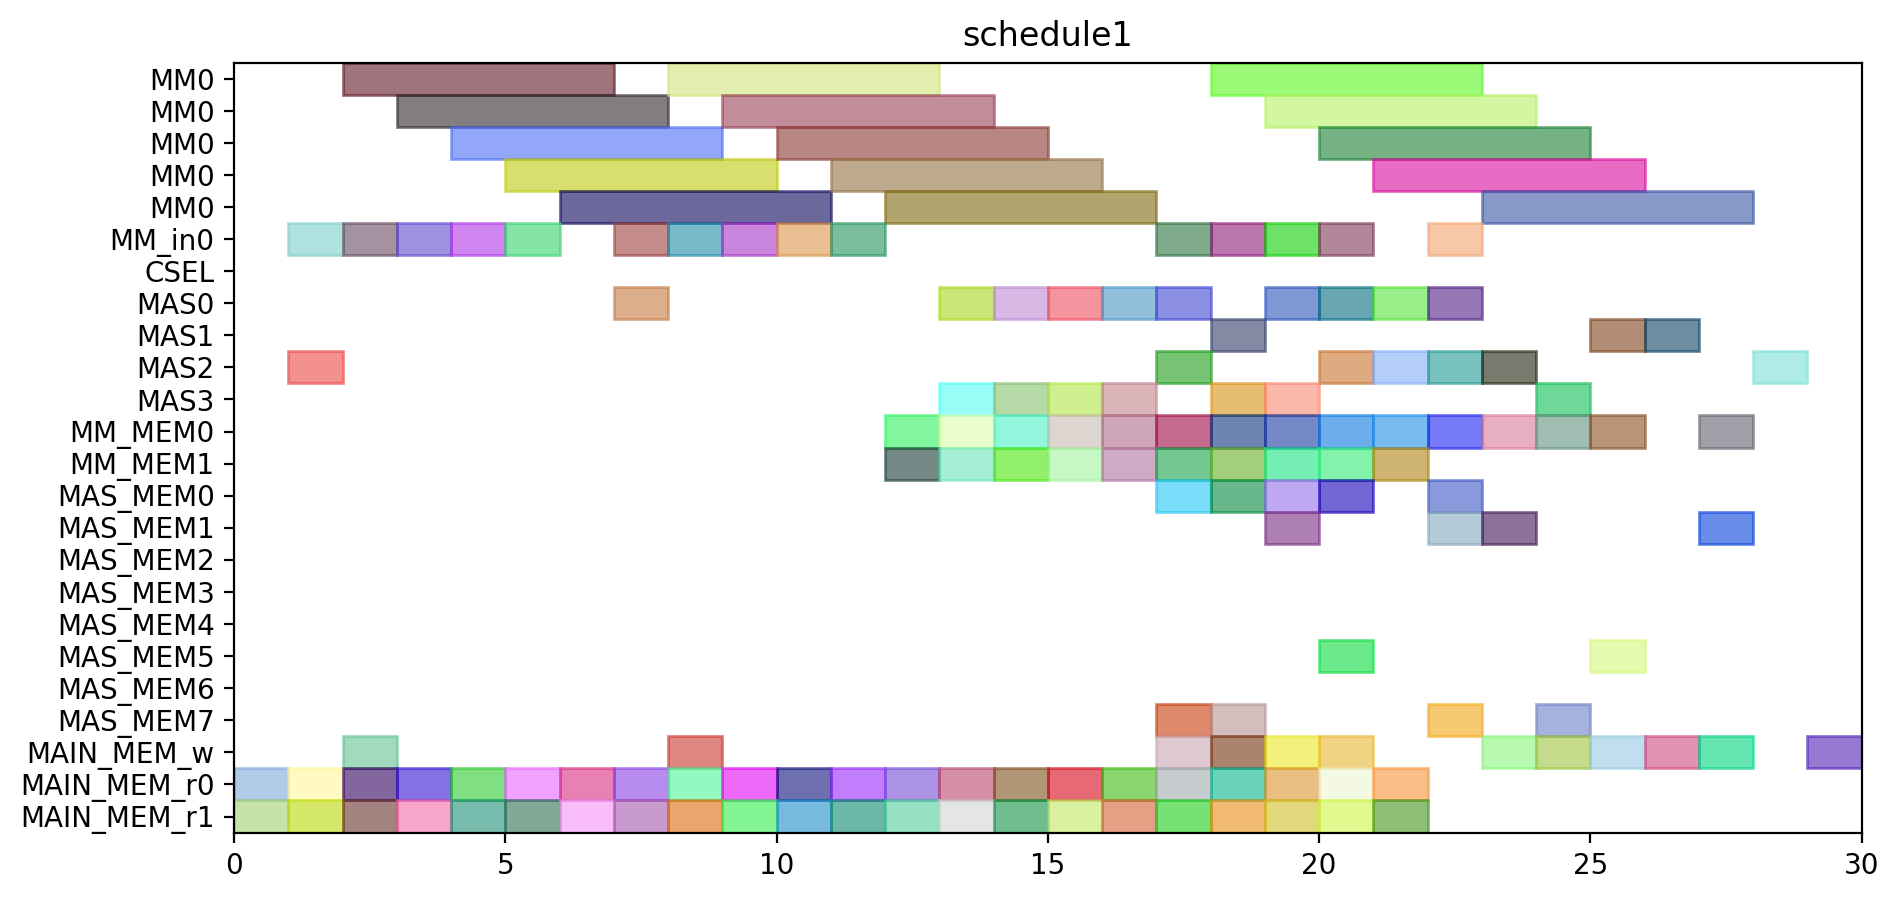

Source code (Python):
from pyschedule import Scenario, solvers, plotters, alt


def solve():
	horizon = 143
	S = Scenario("schedule1", horizon=horizon)

	# resource
	MM = S.Resources('MM', num=1, size=5)
	MM_in = S.Resources('MM_in', num=1)
	CSEL = S.Resource('CSEL')
	MAS = S.Resources('MAS', num=4, size=1, periods=range(1, horizon))
	MM_MEM = S.Resources('MM_MEM', num=2)
	MAS_MEM = S.Resources('MAS_MEM', num=8)
	MAIN_MEM_w = S.Resource('MAIN_MEM_w', size=1)
	MAIN_MEM_r = S.Resources('MAIN_MEM_r', num=2)

	# result of previous scheduling
	c001_mem0 = S.Task('c001_mem0', length=1, delay_cost=1)
	S += c001_mem0 >= 0
	c001_mem0 += MAIN_MEM_r[0]

	c001_mem1 = S.Task('c001_mem1', length=1, delay_cost=1)
	S += c001_mem1 >= 0
	c001_mem1 += MAIN_MEM_r[1]

	c001 = S.Task('c001', length=1, delay_cost=1)
	S += c001 >= 1
	c001 += MAS[2]

	c11_t0_in = S.Task('c11_t0_in', length=1, delay_cost=1)
	S += c11_t0_in >= 1
	c11_t0_in += MM_in[0]

	c11_t0_mem0 = S.Task('c11_t0_mem0', length=1, delay_cost=1)
	S += c11_t0_mem0 >= 1
	c11_t0_mem0 += MAIN_MEM_r[0]

	c11_t0_mem1 = S.Task('c11_t0_mem1', length=1, delay_cost=1)
	S += c11_t0_mem1 >= 1
	c11_t0_mem1 += MAIN_MEM_r[1]

	c001_w = S.Task('c001_w', length=1, delay_cost=1)
	S += c001_w >= 2
	c001_w += MAIN_MEM_w

	c10_t1_in = S.Task('c10_t1_in', length=1, delay_cost=1)
	S += c10_t1_in >= 2
	c10_t1_in += MM_in[0]

	c10_t1_mem0 = S.Task('c10_t1_mem0', length=1, delay_cost=1)
	S += c10_t1_mem0 >= 2
	c10_t1_mem0 += MAIN_MEM_r[0]

	c10_t1_mem1 = S.Task('c10_t1_mem1', length=1, delay_cost=1)
	S += c10_t1_mem1 >= 2
	c10_t1_mem1 += MAIN_MEM_r[1]

	c11_t0 = S.Task('c11_t0', length=5, delay_cost=1)
	S += c11_t0 >= 2
	c11_t0 += MM[0]

	c10_t1 = S.Task('c10_t1', length=5, delay_cost=1)
	S += c10_t1 >= 3
	c10_t1 += MM[0]

	c20_t0_in = S.Task('c20_t0_in', length=1, delay_cost=1)
	S += c20_t0_in >= 3
	c20_t0_in += MM_in[0]

	c20_t0_mem0 = S.Task('c20_t0_mem0', length=1, delay_cost=1)
	S += c20_t0_mem0 >= 3
	c20_t0_mem0 += MAIN_MEM_r[0]

	c20_t0_mem1 = S.Task('c20_t0_mem1', length=1, delay_cost=1)
	S += c20_t0_mem1 >= 3
	c20_t0_mem1 += MAIN_MEM_r[1]

	c20_t0 = S.Task('c20_t0', length=5, delay_cost=1)
	S += c20_t0 >= 4
	c20_t0 += MM[0]

	c21_t1_in = S.Task('c21_t1_in', length=1, delay_cost=1)
	S += c21_t1_in >= 4
	c21_t1_in += MM_in[0]

	c21_t1_mem0 = S.Task('c21_t1_mem0', length=1, delay_cost=1)
	S += c21_t1_mem0 >= 4
	c21_t1_mem0 += MAIN_MEM_r[0]

	c21_t1_mem1 = S.Task('c21_t1_mem1', length=1, delay_cost=1)
	S += c21_t1_mem1 >= 4
	c21_t1_mem1 += MAIN_MEM_r[1]

	c01_t1_in = S.Task('c01_t1_in', length=1, delay_cost=1)
	S += c01_t1_in >= 5
	c01_t1_in += MM_in[0]

	c01_t1_mem0 = S.Task('c01_t1_mem0', length=1, delay_cost=1)
	S += c01_t1_mem0 >= 5
	c01_t1_mem0 += MAIN_MEM_r[0]

	c01_t1_mem1 = S.Task('c01_t1_mem1', length=1, delay_cost=1)
	S += c01_t1_mem1 >= 5
	c01_t1_mem1 += MAIN_MEM_r[1]

	c21_t1 = S.Task('c21_t1', length=5, delay_cost=1)
	S += c21_t1 >= 5
	c21_t1 += MM[0]

	c000_mem0 = S.Task('c000_mem0', length=1, delay_cost=1)
	S += c000_mem0 >= 6
	c000_mem0 += MAIN_MEM_r[0]

	c000_mem1 = S.Task('c000_mem1', length=1, delay_cost=1)
	S += c000_mem1 >= 6
	c000_mem1 += MAIN_MEM_r[1]

	c01_t1 = S.Task('c01_t1', length=5, delay_cost=1)
	S += c01_t1 >= 6
	c01_t1 += MM[0]

	c000 = S.Task('c000', length=1, delay_cost=1)
	S += c000 >= 7
	c000 += MAS[0]

	c21_t0_in = S.Task('c21_t0_in', length=1, delay_cost=1)
	S += c21_t0_in >= 7
	c21_t0_in += MM_in[0]

	c21_t0_mem0 = S.Task('c21_t0_mem0', length=1, delay_cost=1)
	S += c21_t0_mem0 >= 7
	c21_t0_mem0 += MAIN_MEM_r[0]

	c21_t0_mem1 = S.Task('c21_t0_mem1', length=1, delay_cost=1)
	S += c21_t0_mem1 >= 7
	c21_t0_mem1 += MAIN_MEM_r[1]

	c000_w = S.Task('c000_w', length=1, delay_cost=1)
	S += c000_w >= 8
	c000_w += MAIN_MEM_w

	c20_t1_in = S.Task('c20_t1_in', length=1, delay_cost=1)
	S += c20_t1_in >= 8
	c20_t1_in += MM_in[0]

	c20_t1_mem0 = S.Task('c20_t1_mem0', length=1, delay_cost=1)
	S += c20_t1_mem0 >= 8
	c20_t1_mem0 += MAIN_MEM_r[0]

	c20_t1_mem1 = S.Task('c20_t1_mem1', length=1, delay_cost=1)
	S += c20_t1_mem1 >= 8
	c20_t1_mem1 += MAIN_MEM_r[1]

	c21_t0 = S.Task('c21_t0', length=5, delay_cost=1)
	S += c21_t0 >= 8
	c21_t0 += MM[0]

	c11_t1_in = S.Task('c11_t1_in', length=1, delay_cost=1)
	S += c11_t1_in >= 9
	c11_t1_in += MM_in[0]

	c11_t1_mem0 = S.Task('c11_t1_mem0', length=1, delay_cost=1)
	S += c11_t1_mem0 >= 9
	c11_t1_mem0 += MAIN_MEM_r[0]

	c11_t1_mem1 = S.Task('c11_t1_mem1', length=1, delay_cost=1)
	S += c11_t1_mem1 >= 9
	c11_t1_mem1 += MAIN_MEM_r[1]

	c20_t1 = S.Task('c20_t1', length=5, delay_cost=1)
	S += c20_t1 >= 9
	c20_t1 += MM[0]

	c10_t0_in = S.Task('c10_t0_in', length=1, delay_cost=1)
	S += c10_t0_in >= 10
	c10_t0_in += MM_in[0]

	c10_t0_mem0 = S.Task('c10_t0_mem0', length=1, delay_cost=1)
	S += c10_t0_mem0 >= 10
	c10_t0_mem0 += MAIN_MEM_r[0]

	c10_t0_mem1 = S.Task('c10_t0_mem1', length=1, delay_cost=1)
	S += c10_t0_mem1 >= 10
	c10_t0_mem1 += MAIN_MEM_r[1]

	c11_t1 = S.Task('c11_t1', length=5, delay_cost=1)
	S += c11_t1 >= 10
	c11_t1 += MM[0]

	c01_t0_in = S.Task('c01_t0_in', length=1, delay_cost=1)
	S += c01_t0_in >= 11
	c01_t0_in += MM_in[0]

	c01_t0_mem0 = S.Task('c01_t0_mem0', length=1, delay_cost=1)
	S += c01_t0_mem0 >= 11
	c01_t0_mem0 += MAIN_MEM_r[0]

	c01_t0_mem1 = S.Task('c01_t0_mem1', length=1, delay_cost=1)
	S += c01_t0_mem1 >= 11
	c01_t0_mem1 += MAIN_MEM_r[1]

	c10_t0 = S.Task('c10_t0', length=5, delay_cost=1)
	S += c10_t0 >= 11
	c10_t0 += MM[0]

	c01_t0 = S.Task('c01_t0', length=5, delay_cost=1)
	S += c01_t0 >= 12
	c01_t0 += MM[0]

	c20_t3_mem0 = S.Task('c20_t3_mem0', length=1, delay_cost=1)
	S += c20_t3_mem0 >= 12
	c20_t3_mem0 += MAIN_MEM_r[0]

	c20_t3_mem1 = S.Task('c20_t3_mem1', length=1, delay_cost=1)
	S += c20_t3_mem1 >= 12
	c20_t3_mem1 += MAIN_MEM_r[1]

	c01_t2_mem0 = S.Task('c01_t2_mem0', length=1, delay_cost=1)
	S += c01_t2_mem0 >= 13
	c01_t2_mem0 += MAIN_MEM_r[0]

	c01_t2_mem1 = S.Task('c01_t2_mem1', length=1, delay_cost=1)
	S += c01_t2_mem1 >= 13
	c01_t2_mem1 += MAIN_MEM_r[1]

	c20_t3 = S.Task('c20_t3', length=1, delay_cost=1)
	S += c20_t3 >= 13
	c20_t3 += MAS[3]

	c01_t2 = S.Task('c01_t2', length=1, delay_cost=1)
	S += c01_t2 >= 14
	c01_t2 += MAS[0]

	c10_t2_mem0 = S.Task('c10_t2_mem0', length=1, delay_cost=1)
	S += c10_t2_mem0 >= 14
	c10_t2_mem0 += MAIN_MEM_r[0]

	c10_t2_mem1 = S.Task('c10_t2_mem1', length=1, delay_cost=1)
	S += c10_t2_mem1 >= 14
	c10_t2_mem1 += MAIN_MEM_r[1]

	c10_t2 = S.Task('c10_t2', length=1, delay_cost=1)
	S += c10_t2 >= 15
	c10_t2 += MAS[0]

	c11_t3_mem0 = S.Task('c11_t3_mem0', length=1, delay_cost=1)
	S += c11_t3_mem0 >= 15
	c11_t3_mem0 += MAIN_MEM_r[0]

	c11_t3_mem1 = S.Task('c11_t3_mem1', length=1, delay_cost=1)
	S += c11_t3_mem1 >= 15
	c11_t3_mem1 += MAIN_MEM_r[1]

	c11_t3 = S.Task('c11_t3', length=1, delay_cost=1)
	S += c11_t3 >= 16
	c11_t3 += MAS[0]

	c20_t2_mem0 = S.Task('c20_t2_mem0', length=1, delay_cost=1)
	S += c20_t2_mem0 >= 16
	c20_t2_mem0 += MAIN_MEM_r[0]

	c20_t2_mem1 = S.Task('c20_t2_mem1', length=1, delay_cost=1)
	S += c20_t2_mem1 >= 16
	c20_t2_mem1 += MAIN_MEM_r[1]

	c01_t3_mem0 = S.Task('c01_t3_mem0', length=1, delay_cost=1)
	S += c01_t3_mem0 >= 17
	c01_t3_mem0 += MAIN_MEM_r[0]

	c01_t3_mem1 = S.Task('c01_t3_mem1', length=1, delay_cost=1)
	S += c01_t3_mem1 >= 17
	c01_t3_mem1 += MAIN_MEM_r[1]

	c20_t2 = S.Task('c20_t2', length=1, delay_cost=1)
	S += c20_t2 >= 17
	c20_t2 += MAS[0]

	c01_t3 = S.Task('c01_t3', length=1, delay_cost=1)
	S += c01_t3 >= 18
	c01_t3 += MAS[3]

	c11_t2_mem0 = S.Task('c11_t2_mem0', length=1, delay_cost=1)
	S += c11_t2_mem0 >= 18
	c11_t2_mem0 += MAIN_MEM_r[0]

	c11_t2_mem1 = S.Task('c11_t2_mem1', length=1, delay_cost=1)
	S += c11_t2_mem1 >= 18
	c11_t2_mem1 += MAIN_MEM_r[1]

	c10_t3_mem0 = S.Task('c10_t3_mem0', length=1, delay_cost=1)
	S += c10_t3_mem0 >= 19
	c10_t3_mem0 += MAIN_MEM_r[0]

	c10_t3_mem1 = S.Task('c10_t3_mem1', length=1, delay_cost=1)
	S += c10_t3_mem1 >= 19
	c10_t3_mem1 += MAIN_MEM_r[1]

	c11_t2 = S.Task('c11_t2', length=1, delay_cost=1)
	S += c11_t2 >= 19
	c11_t2 += MAS[0]

	c10_t3 = S.Task('c10_t3', length=1, delay_cost=1)
	S += c10_t3 >= 20
	c10_t3 += MAS[2]

	c21_t3_mem0 = S.Task('c21_t3_mem0', length=1, delay_cost=1)
	S += c21_t3_mem0 >= 20
	c21_t3_mem0 += MAIN_MEM_r[0]

	c21_t3_mem1 = S.Task('c21_t3_mem1', length=1, delay_cost=1)
	S += c21_t3_mem1 >= 20
	c21_t3_mem1 += MAIN_MEM_r[1]

	c21_t2_mem0 = S.Task('c21_t2_mem0', length=1, delay_cost=1)
	S += c21_t2_mem0 >= 21
	c21_t2_mem0 += MAIN_MEM_r[0]

	c21_t2_mem1 = S.Task('c21_t2_mem1', length=1, delay_cost=1)
	S += c21_t2_mem1 >= 21
	c21_t2_mem1 += MAIN_MEM_r[1]

	c21_t3 = S.Task('c21_t3', length=1, delay_cost=1)
	S += c21_t3 >= 21
	c21_t3 += MAS[0]

	c21_t2 = S.Task('c21_t2', length=1, delay_cost=1)
	S += c21_t2 >= 22
	c21_t2 += MAS[0]


	# new tasks
	c10_t4 = S.Task('c10_t4', length=5, delay_cost=1)
	c10_t4 += alt(MM)
	c10_t4_in = S.Task('c10_t4_in', length=1, delay_cost=1)
	c10_t4_in += alt(MM_in)
	S += c10_t4_in*MM_in[0]<=c10_t4*MM[0]
	c10_t4_mem0 = S.Task('c10_t4_mem0', length=1, delay_cost=1)
	c10_t4_mem0 += MAS_MEM[0]
	S += 15 < c10_t4_mem0
	S += c10_t4_mem0 <= c10_t4

	c10_t4_mem1 = S.Task('c10_t4_mem1', length=1, delay_cost=1)
	c10_t4_mem1 += MAS_MEM[5]
	S += 20 < c10_t4_mem1
	S += c10_t4_mem1 <= c10_t4

	c100 = S.Task('c100', length=1, delay_cost=1)
	c100 += alt(MAS)
	S += 15<c100

	c100_w = S.Task('c100_w', length=1, delay_cost=1)
	c100_w += alt(MAIN_MEM_w)
	S += c100 <= c100_w

	c100_mem0 = S.Task('c100_mem0', length=1, delay_cost=1)
	c100_mem0 += MM_MEM[0]
	S += 15 < c100_mem0
	S += c100_mem0 <= c100

	c100_mem1 = S.Task('c100_mem1', length=1, delay_cost=1)
	c100_mem1 += MM_MEM[1]
	S += 7 < c100_mem1
	S += c100_mem1 <= c100

	c10_t5 = S.Task('c10_t5', length=1, delay_cost=1)
	c10_t5 += alt(MAS)
	c10_t5_mem0 = S.Task('c10_t5_mem0', length=1, delay_cost=1)
	c10_t5_mem0 += MM_MEM[0]
	S += 15 < c10_t5_mem0
	S += c10_t5_mem0 <= c10_t5

	c10_t5_mem1 = S.Task('c10_t5_mem1', length=1, delay_cost=1)
	c10_t5_mem1 += MM_MEM[1]
	S += 7 < c10_t5_mem1
	S += c10_t5_mem1 <= c10_t5

	c20_t4 = S.Task('c20_t4', length=5, delay_cost=1)
	c20_t4 += alt(MM)
	c20_t4_in = S.Task('c20_t4_in', length=1, delay_cost=1)
	c20_t4_in += alt(MM_in)
	S += c20_t4_in*MM_in[0]<=c20_t4*MM[0]
	c20_t4_mem0 = S.Task('c20_t4_mem0', length=1, delay_cost=1)
	c20_t4_mem0 += MAS_MEM[0]
	S += 17 < c20_t4_mem0
	S += c20_t4_mem0 <= c20_t4

	c20_t4_mem1 = S.Task('c20_t4_mem1', length=1, delay_cost=1)
	c20_t4_mem1 += MAS_MEM[7]
	S += 13 < c20_t4_mem1
	S += c20_t4_mem1 <= c20_t4

	c200 = S.Task('c200', length=1, delay_cost=1)
	c200 += alt(MAS)
	S += 17<c200

	c200_w = S.Task('c200_w', length=1, delay_cost=1)
	c200_w += alt(MAIN_MEM_w)
	S += c200 <= c200_w

	c200_mem0 = S.Task('c200_mem0', length=1, delay_cost=1)
	c200_mem0 += MM_MEM[0]
	S += 8 < c200_mem0
	S += c200_mem0 <= c200

	c200_mem1 = S.Task('c200_mem1', length=1, delay_cost=1)
	c200_mem1 += MM_MEM[1]
	S += 13 < c200_mem1
	S += c200_mem1 <= c200

	c20_t5 = S.Task('c20_t5', length=1, delay_cost=1)
	c20_t5 += alt(MAS)
	c20_t5_mem0 = S.Task('c20_t5_mem0', length=1, delay_cost=1)
	c20_t5_mem0 += MM_MEM[0]
	S += 8 < c20_t5_mem0
	S += c20_t5_mem0 <= c20_t5

	c20_t5_mem1 = S.Task('c20_t5_mem1', length=1, delay_cost=1)
	c20_t5_mem1 += MM_MEM[1]
	S += 13 < c20_t5_mem1
	S += c20_t5_mem1 <= c20_t5

	c01_t4 = S.Task('c01_t4', length=5, delay_cost=1)
	c01_t4 += alt(MM)
	c01_t4_in = S.Task('c01_t4_in', length=1, delay_cost=1)
	c01_t4_in += alt(MM_in)
	S += c01_t4_in*MM_in[0]<=c01_t4*MM[0]
	c01_t4_mem0 = S.Task('c01_t4_mem0', length=1, delay_cost=1)
	c01_t4_mem0 += MAS_MEM[0]
	S += 14 < c01_t4_mem0
	S += c01_t4_mem0 <= c01_t4

	c01_t4_mem1 = S.Task('c01_t4_mem1', length=1, delay_cost=1)
	c01_t4_mem1 += MAS_MEM[7]
	S += 18 < c01_t4_mem1
	S += c01_t4_mem1 <= c01_t4

	c010 = S.Task('c010', length=1, delay_cost=1)
	c010 += alt(MAS)
	S += 14<c010

	c010_w = S.Task('c010_w', length=1, delay_cost=1)
	c010_w += alt(MAIN_MEM_w)
	S += c010 <= c010_w

	c010_mem0 = S.Task('c010_mem0', length=1, delay_cost=1)
	c010_mem0 += MM_MEM[0]
	S += 16 < c010_mem0
	S += c010_mem0 <= c010

	c010_mem1 = S.Task('c010_mem1', length=1, delay_cost=1)
	c010_mem1 += MM_MEM[1]
	S += 10 < c010_mem1
	S += c010_mem1 <= c010

	c01_t5 = S.Task('c01_t5', length=1, delay_cost=1)
	c01_t5 += alt(MAS)
	c01_t5_mem0 = S.Task('c01_t5_mem0', length=1, delay_cost=1)
	c01_t5_mem0 += MM_MEM[0]
	S += 16 < c01_t5_mem0
	S += c01_t5_mem0 <= c01_t5

	c01_t5_mem1 = S.Task('c01_t5_mem1', length=1, delay_cost=1)
	c01_t5_mem1 += MM_MEM[1]
	S += 10 < c01_t5_mem1
	S += c01_t5_mem1 <= c01_t5

	c11_t4 = S.Task('c11_t4', length=5, delay_cost=1)
	c11_t4 += alt(MM)
	c11_t4_in = S.Task('c11_t4_in', length=1, delay_cost=1)
	c11_t4_in += alt(MM_in)
	S += c11_t4_in*MM_in[0]<=c11_t4*MM[0]
	c11_t4_mem0 = S.Task('c11_t4_mem0', length=1, delay_cost=1)
	c11_t4_mem0 += MAS_MEM[0]
	S += 19 < c11_t4_mem0
	S += c11_t4_mem0 <= c11_t4

	c11_t4_mem1 = S.Task('c11_t4_mem1', length=1, delay_cost=1)
	c11_t4_mem1 += MAS_MEM[1]
	S += 16 < c11_t4_mem1
	S += c11_t4_mem1 <= c11_t4

	c110 = S.Task('c110', length=1, delay_cost=1)
	c110 += alt(MAS)
	S += 19<c110

	c110_w = S.Task('c110_w', length=1, delay_cost=1)
	c110_w += alt(MAIN_MEM_w)
	S += c110 <= c110_w

	c110_mem0 = S.Task('c110_mem0', length=1, delay_cost=1)
	c110_mem0 += MM_MEM[0]
	S += 6 < c110_mem0
	S += c110_mem0 <= c110

	c110_mem1 = S.Task('c110_mem1', length=1, delay_cost=1)
	c110_mem1 += MM_MEM[1]
	S += 14 < c110_mem1
	S += c110_mem1 <= c110

	c11_t5 = S.Task('c11_t5', length=1, delay_cost=1)
	c11_t5 += alt(MAS)
	c11_t5_mem0 = S.Task('c11_t5_mem0', length=1, delay_cost=1)
	c11_t5_mem0 += MM_MEM[0]
	S += 6 < c11_t5_mem0
	S += c11_t5_mem0 <= c11_t5

	c11_t5_mem1 = S.Task('c11_t5_mem1', length=1, delay_cost=1)
	c11_t5_mem1 += MM_MEM[1]
	S += 14 < c11_t5_mem1
	S += c11_t5_mem1 <= c11_t5

	c21_t4 = S.Task('c21_t4', length=5, delay_cost=1)
	c21_t4 += alt(MM)
	c21_t4_in = S.Task('c21_t4_in', length=1, delay_cost=1)
	c21_t4_in += alt(MM_in)
	S += c21_t4_in*MM_in[0]<=c21_t4*MM[0]
	c21_t4_mem0 = S.Task('c21_t4_mem0', length=1, delay_cost=1)
	c21_t4_mem0 += MAS_MEM[0]
	S += 22 < c21_t4_mem0
	S += c21_t4_mem0 <= c21_t4

	c21_t4_mem1 = S.Task('c21_t4_mem1', length=1, delay_cost=1)
	c21_t4_mem1 += MAS_MEM[1]
	S += 21 < c21_t4_mem1
	S += c21_t4_mem1 <= c21_t4

	c210 = S.Task('c210', length=1, delay_cost=1)
	c210 += alt(MAS)
	S += 22<c210

	c210_w = S.Task('c210_w', length=1, delay_cost=1)
	c210_w += alt(MAIN_MEM_w)
	S += c210 <= c210_w

	c210_mem0 = S.Task('c210_mem0', length=1, delay_cost=1)
	c210_mem0 += MM_MEM[0]
	S += 12 < c210_mem0
	S += c210_mem0 <= c210

	c210_mem1 = S.Task('c210_mem1', length=1, delay_cost=1)
	c210_mem1 += MM_MEM[1]
	S += 9 < c210_mem1
	S += c210_mem1 <= c210

	c21_t5 = S.Task('c21_t5', length=1, delay_cost=1)
	c21_t5 += alt(MAS)
	c21_t5_mem0 = S.Task('c21_t5_mem0', length=1, delay_cost=1)
	c21_t5_mem0 += MM_MEM[0]
	S += 12 < c21_t5_mem0
	S += c21_t5_mem0 <= c21_t5

	c21_t5_mem1 = S.Task('c21_t5_mem1', length=1, delay_cost=1)
	c21_t5_mem1 += MM_MEM[1]
	S += 9 < c21_t5_mem1
	S += c21_t5_mem1 <= c21_t5

	c101 = S.Task('c101', length=1, delay_cost=1)
	c101 += alt(MAS)
	S += 15<c101

	c101_w = S.Task('c101_w', length=1, delay_cost=1)
	c101_w += alt(MAIN_MEM_w)
	S += c101 <= c101_w

	c101_mem0 = S.Task('c101_mem0', length=1, delay_cost=1)
	c101_mem0 += alt(MM_MEM)
	S += (c10_t4*MM[0])-1 < c101_mem0*MM_MEM[0]
	S += c101_mem0 <= c101

	c101_mem1 = S.Task('c101_mem1', length=1, delay_cost=1)
	c101_mem1 += alt(MAS_MEM)
	S += (c10_t5*MAS[0])-1 < c101_mem1*MAS_MEM[1]
	S += (c10_t5*MAS[1])-1 < c101_mem1*MAS_MEM[3]
	S += (c10_t5*MAS[2])-1 < c101_mem1*MAS_MEM[5]
	S += (c10_t5*MAS[3])-1 < c101_mem1*MAS_MEM[7]
	S += c101_mem1 <= c101

	c201 = S.Task('c201', length=1, delay_cost=1)
	c201 += alt(MAS)
	S += 17<c201

	c201_w = S.Task('c201_w', length=1, delay_cost=1)
	c201_w += alt(MAIN_MEM_w)
	S += c201 <= c201_w

	c201_mem0 = S.Task('c201_mem0', length=1, delay_cost=1)
	c201_mem0 += alt(MM_MEM)
	S += (c20_t4*MM[0])-1 < c201_mem0*MM_MEM[0]
	S += c201_mem0 <= c201

	c201_mem1 = S.Task('c201_mem1', length=1, delay_cost=1)
	c201_mem1 += alt(MAS_MEM)
	S += (c20_t5*MAS[0])-1 < c201_mem1*MAS_MEM[1]
	S += (c20_t5*MAS[1])-1 < c201_mem1*MAS_MEM[3]
	S += (c20_t5*MAS[2])-1 < c201_mem1*MAS_MEM[5]
	S += (c20_t5*MAS[3])-1 < c201_mem1*MAS_MEM[7]
	S += c201_mem1 <= c201

	c011 = S.Task('c011', length=1, delay_cost=1)
	c011 += alt(MAS)
	S += 14<c011

	c011_w = S.Task('c011_w', length=1, delay_cost=1)
	c011_w += alt(MAIN_MEM_w)
	S += c011 <= c011_w

	c011_mem0 = S.Task('c011_mem0', length=1, delay_cost=1)
	c011_mem0 += alt(MM_MEM)
	S += (c01_t4*MM[0])-1 < c011_mem0*MM_MEM[0]
	S += c011_mem0 <= c011

	c011_mem1 = S.Task('c011_mem1', length=1, delay_cost=1)
	c011_mem1 += alt(MAS_MEM)
	S += (c01_t5*MAS[0])-1 < c011_mem1*MAS_MEM[1]
	S += (c01_t5*MAS[1])-1 < c011_mem1*MAS_MEM[3]
	S += (c01_t5*MAS[2])-1 < c011_mem1*MAS_MEM[5]
	S += (c01_t5*MAS[3])-1 < c011_mem1*MAS_MEM[7]
	S += c011_mem1 <= c011

	c111 = S.Task('c111', length=1, delay_cost=1)
	c111 += alt(MAS)
	S += 19<c111

	c111_w = S.Task('c111_w', length=1, delay_cost=1)
	c111_w += alt(MAIN_MEM_w)
	S += c111 <= c111_w

	c111_mem0 = S.Task('c111_mem0', length=1, delay_cost=1)
	c111_mem0 += alt(MM_MEM)
	S += (c11_t4*MM[0])-1 < c111_mem0*MM_MEM[0]
	S += c111_mem0 <= c111

	c111_mem1 = S.Task('c111_mem1', length=1, delay_cost=1)
	c111_mem1 += alt(MAS_MEM)
	S += (c11_t5*MAS[0])-1 < c111_mem1*MAS_MEM[1]
	S += (c11_t5*MAS[1])-1 < c111_mem1*MAS_MEM[3]
	S += (c11_t5*MAS[2])-1 < c111_mem1*MAS_MEM[5]
	S += (c11_t5*MAS[3])-1 < c111_mem1*MAS_MEM[7]
	S += c111_mem1 <= c111

	c211 = S.Task('c211', length=1, delay_cost=1)
	c211 += alt(MAS)
	S += 22<c211

	c211_w = S.Task('c211_w', length=1, delay_cost=1)
	c211_w += alt(MAIN_MEM_w)
	S += c211 <= c211_w

	c211_mem0 = S.Task('c211_mem0', length=1, delay_cost=1)
	c211_mem0 += alt(MM_MEM)
	S += (c21_t4*MM[0])-1 < c211_mem0*MM_MEM[0]
	S += c211_mem0 <= c211

	c211_mem1 = S.Task('c211_mem1', length=1, delay_cost=1)
	c211_mem1 += alt(MAS_MEM)
	S += (c21_t5*MAS[0])-1 < c211_mem1*MAS_MEM[1]
	S += (c21_t5*MAS[1])-1 < c211_mem1*MAS_MEM[3]
	S += (c21_t5*MAS[2])-1 < c211_mem1*MAS_MEM[5]
	S += (c21_t5*MAS[3])-1 < c211_mem1*MAS_MEM[7]
	S += c211_mem1 <= c211

	solvers.mip.solve(S,msg=1,kind='CPLEX',ratio_gap=1.01)

	solution = [['hoge']*len(S.solution()[1]) for i in range(len(S.solution()))]
	for i in range(len(S.solution())):
		for j in range(len(S.solution()[i])):
			solution[i][j]=str(S.solution()[i][j])
	print(solution)

	cycles = int(solution[-1][3])

	pic_file_name = "/home/mfukuda/ABE/multiRAM_multiMAS_16mux/scheduling_result/stage5MM1_stage1MAS4/FROB/schedule1.png"
	if(S.solution() != []):
		plotters.matplotlib.plot(S,img_filename=pic_file_name, show_task_labels=False, fig_size=(cycles*0.25+3, 5))

	return solution
